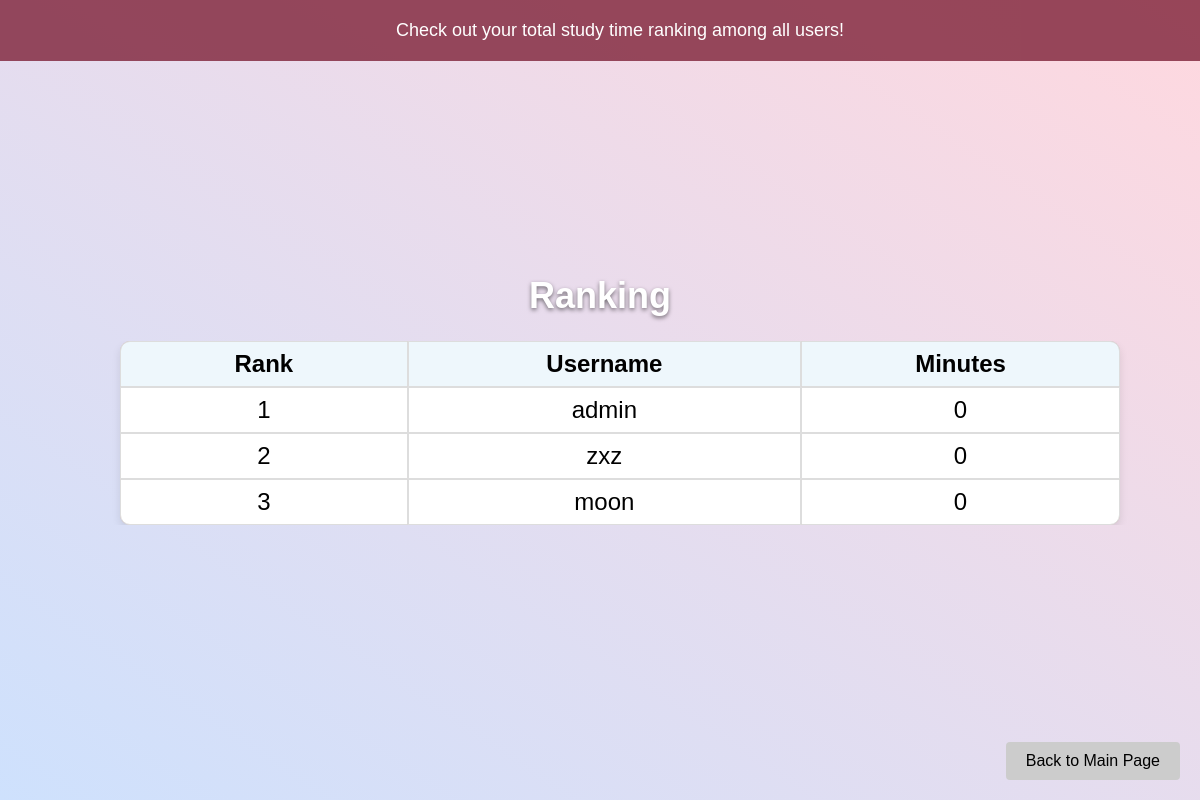
The page /ranking.php on the database as committed earlier.
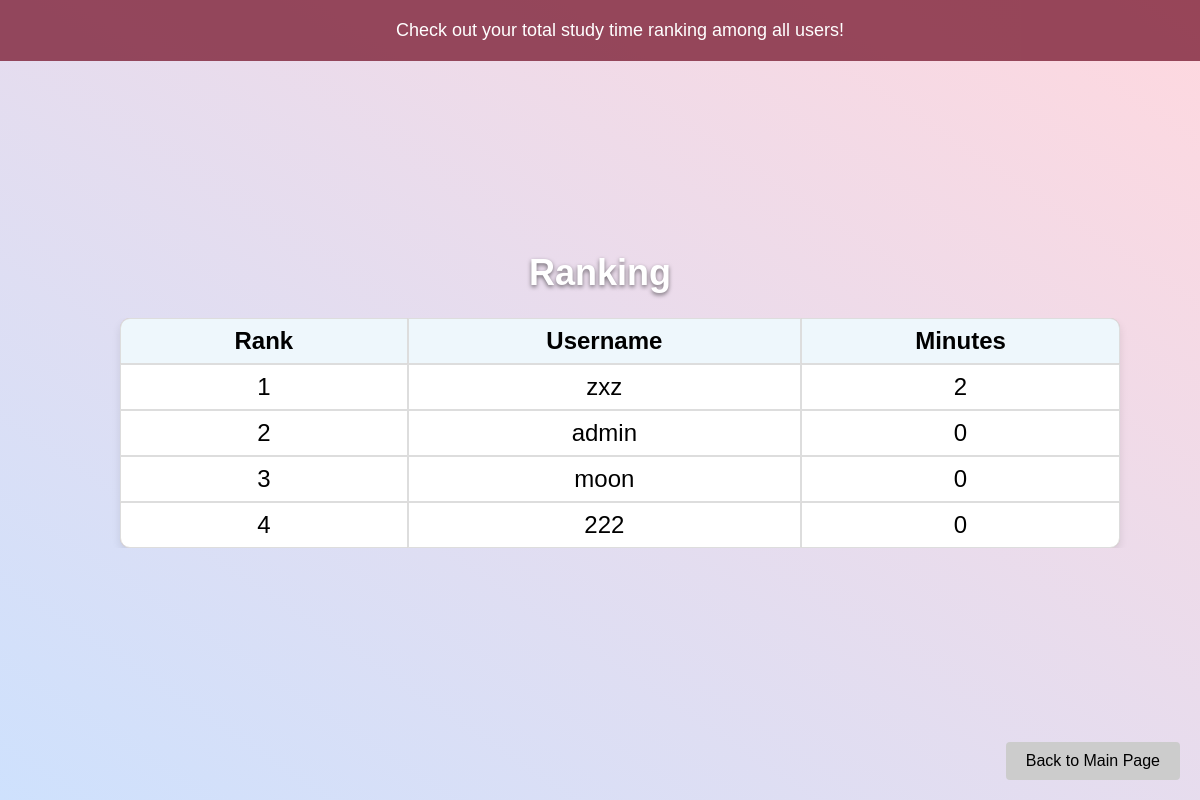
The same page on the database as committed later.
### ranking.php (the view, shortened to what this page needs)
<?php
$host = 'localhost';
$dbname = 'mydata';
$username = 'root';
$password = 'A12345678';
$conn = new mysqli($host, $username, $password, $dbname);
$sql = "SELECT username, minutes FROM `login-info` ORDER BY minutes DESC";
$result = $conn->query($sql);
?>
<!DOCTYPE html>
<html lang="en">
<head>
</head>
<body>
<div id="popup">
    Check out your total study time ranking among all users!
</div>
<div class="centered-content">
    <h1 style="margin-top: 0;">Ranking</h1>
    <div class="container scrollable-table">
        <table class="rounded-table">
            <tr>
                <th style="width: 80px">Rank</th>
                <th style="width: 80px">Username</th>
                <th style="width: 80px">Minutes</th>
            </tr>
            <?php if ($result->num_rows > 0): ?>
                <?php $rank = 1; ?>
                <?php while ($row = $result->fetch_assoc()): ?>
                    <tr>
                        <td><?= $rank++ ?></td>
                        <td><?= htmlspecialchars($row['username']) ?></td>
                        <td><?= htmlspecialchars($row['minutes']) ?></td>
                    </tr>
                <?php endwhile; ?>
            <?php else: ?>
                <tr>
                    <td colspan="3">No data found</td>
                </tr>
            <?php endif; ?>
        </table>
    </div>
</div>
<a href="index.php" class="back-button">Back to Main Page</a>
</body>
</html>

### ranking.php (style rules this page uses)
body { font-family: Arial, sans-serif; margin: 0; padding: 0; background: linear-gradient(to bottom left, #ffd8df, #cee1fd); display: flex; justify-content: center; align-items: center; height: 100vh; }
.centered-content { text-align: center; margin-bottom: 50px; display: flex; flex-direction: column; align-items: center; justify-content: center; padding-top: 50px; }
h1 { font-size: 36px; text-shadow: 0 2px 4px rgba(0, 0, 0, 0.5); color: #fff; }
.scrollable-table { width: 100%; max-height: 400px; overflow-y: auto; margin: auto; }
.rounded-table { width: 1000px; font-size: 24px; border-collapse: separate; border-spacing: 0; background-color: #D3BBB8; margin: auto; border-radius: 10px; box-shadow: 0 4px 8px rgba(0, 0, 0, 0.1); }
.container { display: flex; justify-content: center; align-items: center; padding: 0 20px; }
th, td { border: 1px solid #ddd; padding: 8px; text-align: center; background: #fff; }
th { background: #eef7fc; }
tr:first-child th:first-child { border-top-left-radius: 10px; }
tr:first-child th:last-child { border-top-right-radius: 10px; }
tr:last-child td:first-child { border-bottom-left-radius: 10px; }
tr:last-child td:last-child { border-bottom-right-radius: 10px; }
.back-button { position: fixed; bottom: 20px; right: 20px; padding: 10px 20px; font-size: 16px; background-color: #ccc; color: #000; text-decoration: none; border-radius: 4px; margin-top: 20px; }
#popup { display: none; position: fixed; top: 0; left: 0; width: 100%; background-color: rgba(125, 33, 55, 0.8); color: #fff; padding: 20px; text-align: center; font-size: 18px; z-index: 9999; opacity: 1; transition: opacity 1ms ease; }

Rows that differ between the two databases and show on the page:
changed login-info "zxz": minutes "0" → "2"; moves up the list
added login-info: username "222", minutes "0"
